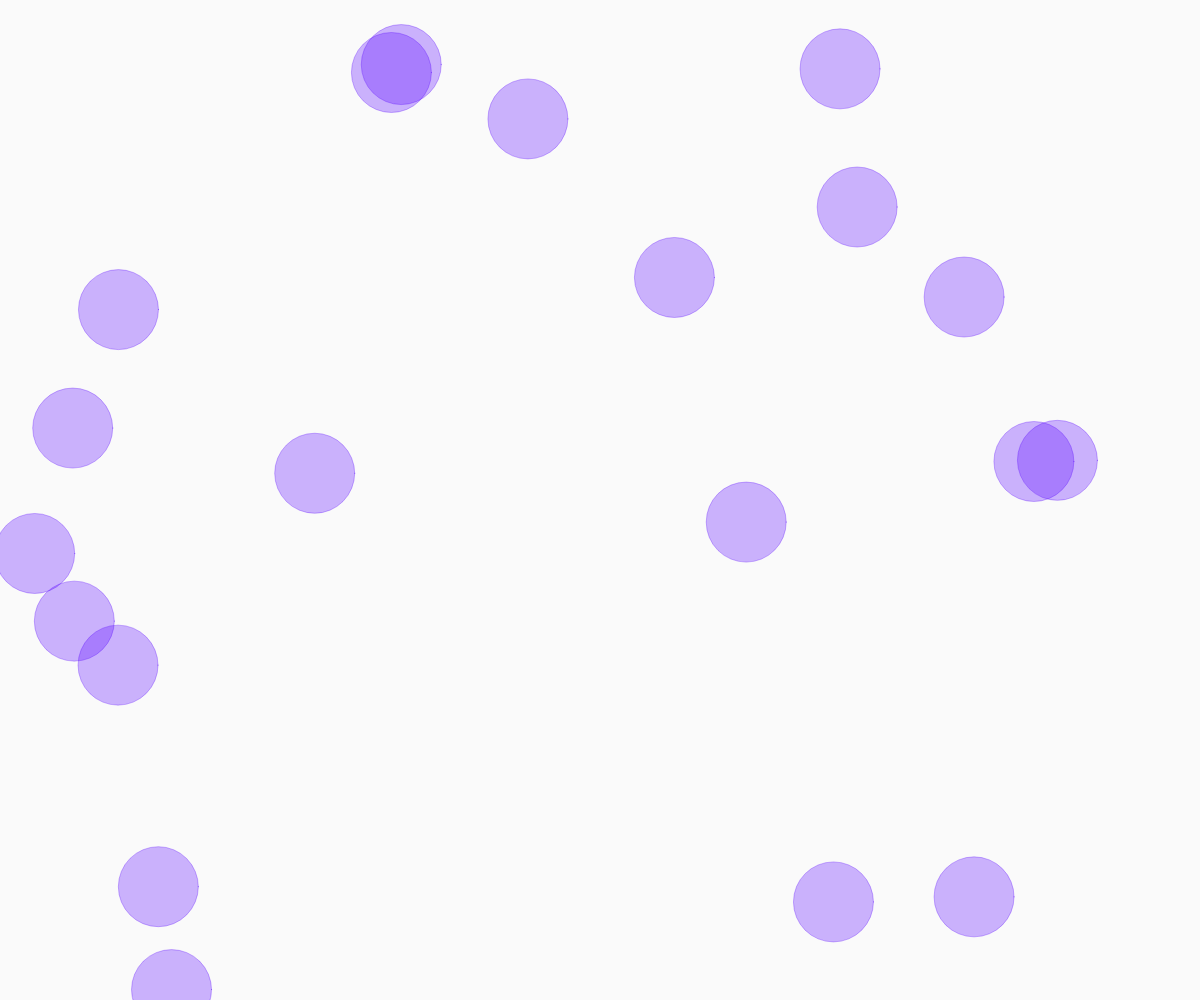
Frame 1 (no input)
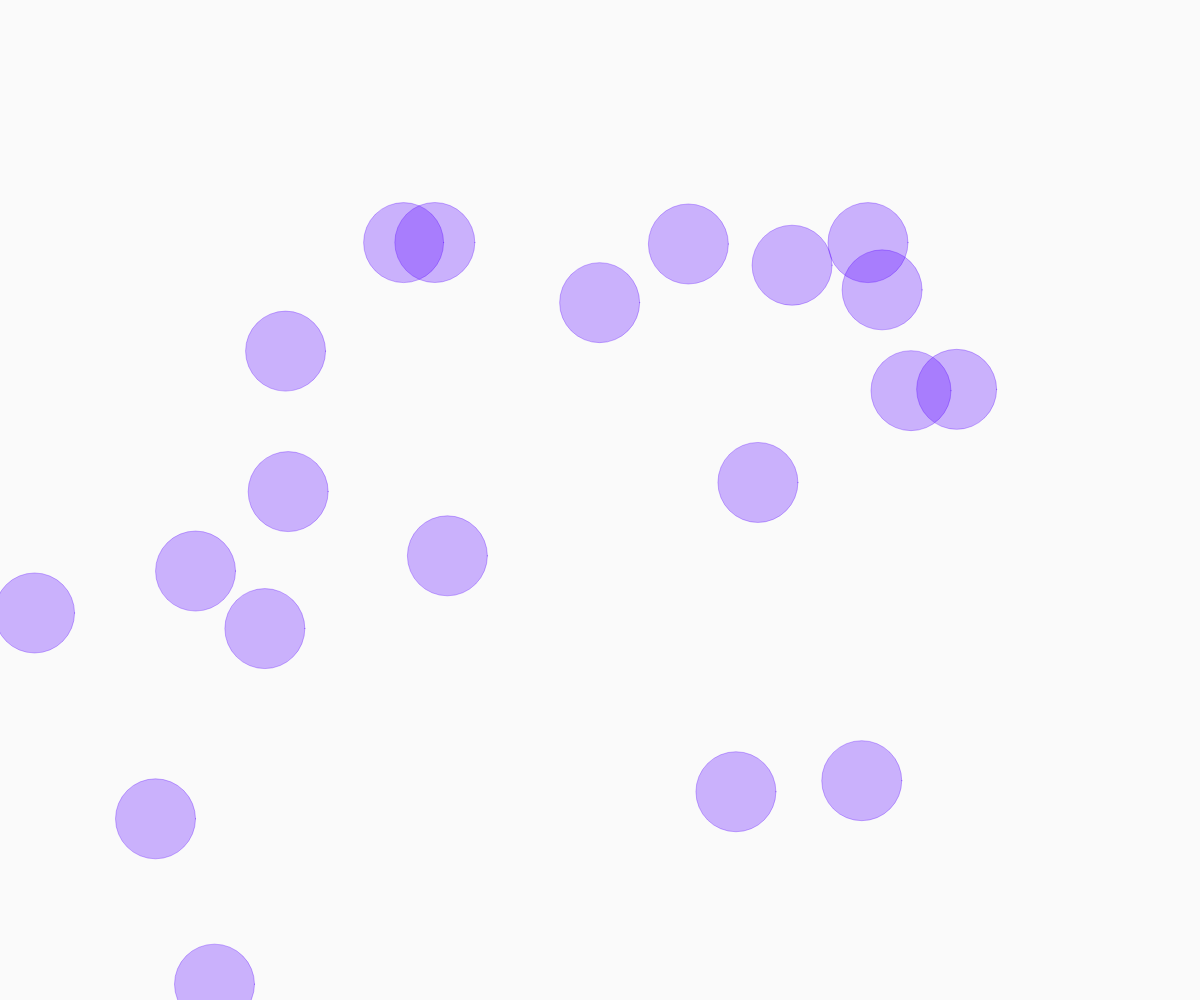
Frame 60 (no input)
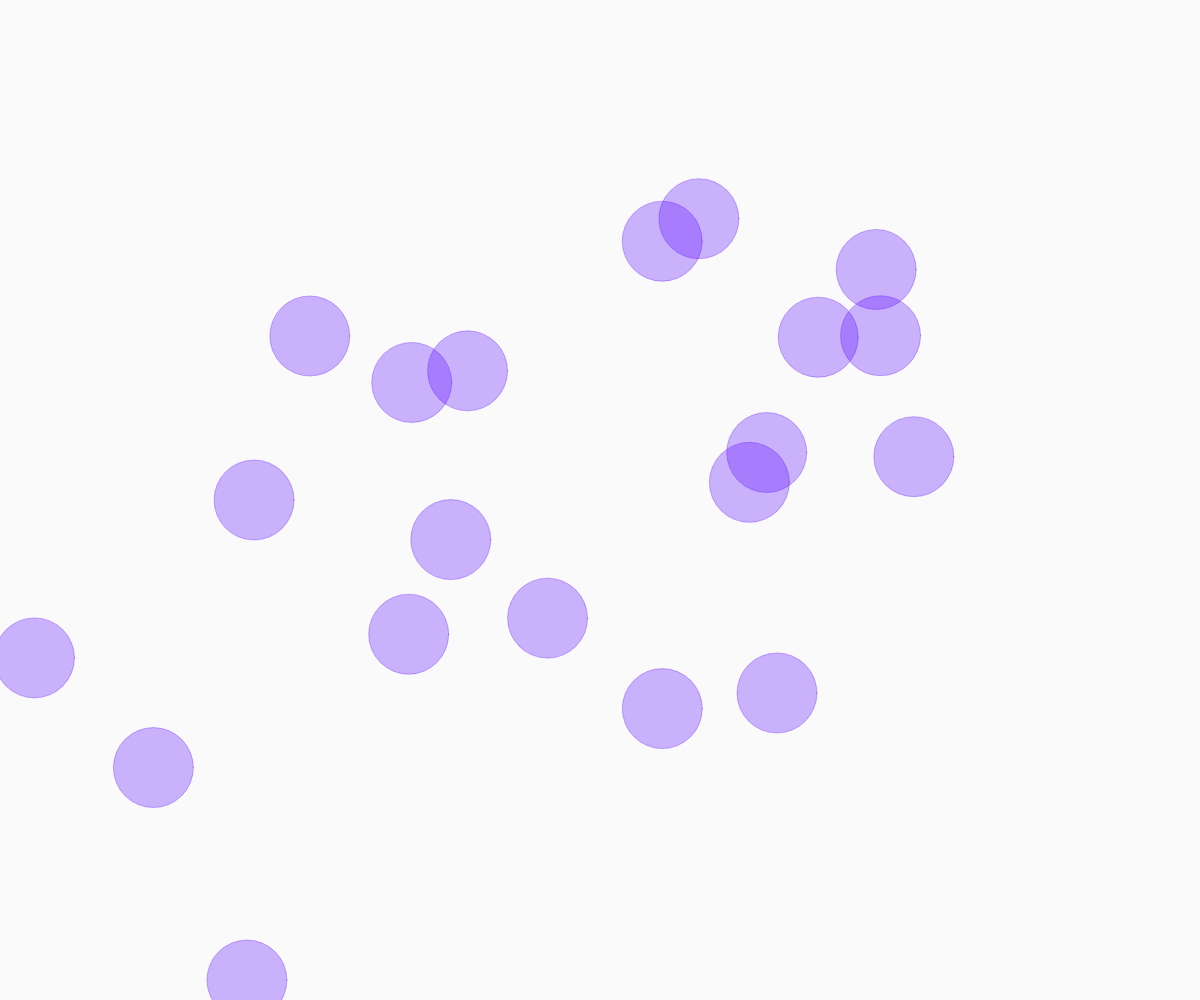
Frame 120 (the mouse pressed at the canvas centre since frame 60)

The p5.js sketch that drew these frames (run headless with seeded random() and noise() and a simulated clock; from frame 60 on, the mouse is pressed at the canvas centre):

// p5.js sketch
// ── sketch.js
let clrs = {
	'bg': [250, 250, 250],
	'main': [85, 0, 255],
}

let speed = 0.005;
let blobs = [];
let TOTAL;
let r;

function setup() {
	createCanvas(windowWidth, windowHeight);
	TOTAL = 20;
	r = windowWidth > windowHeight ? windowWidth / 30 : windowHeight / 30;
	for (let i = 0; i < TOTAL; i++) {
		let pos = createVector(random(width), random(height));
		addBlob(pos, r);
	}
}

function draw() {
	background(clrs['bg']);
	blobs.forEach(obj => {
		obj.show();
		obj.move();
	})

	for (let i = blobs.length - 1; i >= 0; i--) {
		if (blobs[i].touched) blobs.splice(i, 1);
	}
}

function mousePressed() {
	let mpos = createVector(mouseX, mouseY);
	blobs.forEach((obj, index) => {
		let d = dist(mpos.x, mpos.y, obj.pos.x, obj.pos.y);
		if (d < obj.r) {
			obj.mitosis();
		}
	})
}
// ── blob.js
class Blob {
  constructor(pos, r_) {
    this.pos = pos.copy();
    this.r = r_;
    this.touched = false;
    this.tempX = random(width);
    this.tempY = random(height);
  }

  move() {
    this.pos.x = lerp(this.pos.x, this.tempX, speed);
    this.pos.y = lerp(this.pos.y, this.tempY, speed);
    if (dist(this.pos.x, this.pos.y, this.tempX, this.tempY) < 50) {
      this.tempX = random(width);
      this.tempY = random(height);
    }
  }

  show() {
    stroke(color(clrs['main'][0], clrs['main'][1], clrs['main'][2], 75));
    strokeWeight(1);
    fill(color(clrs['main'][0], clrs['main'][1], clrs['main'][2], 75));
    ellipse(this.pos.x, this.pos.y, this.r * 2);
  }

  mitosis() {
    addBlob(createVector(this.pos.x - this.r / 2, this.pos.y), this.r / 2);
    addBlob(createVector(this.pos.x + this.r / 2, this.pos.y), this.r / 2);
    this.touched = true;
  }
}

function addBlob(pos, r_) {
  let b = new Blob(pos, r_);
  blobs.push(b);
}
